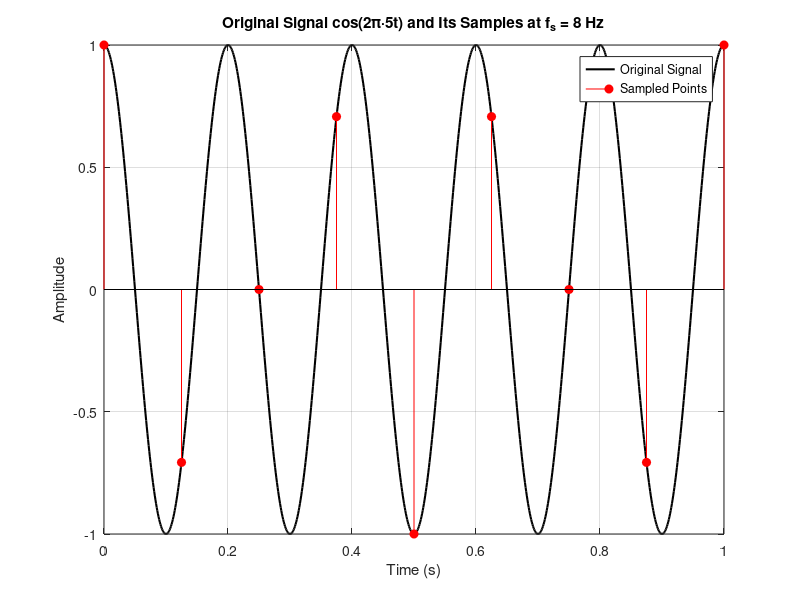
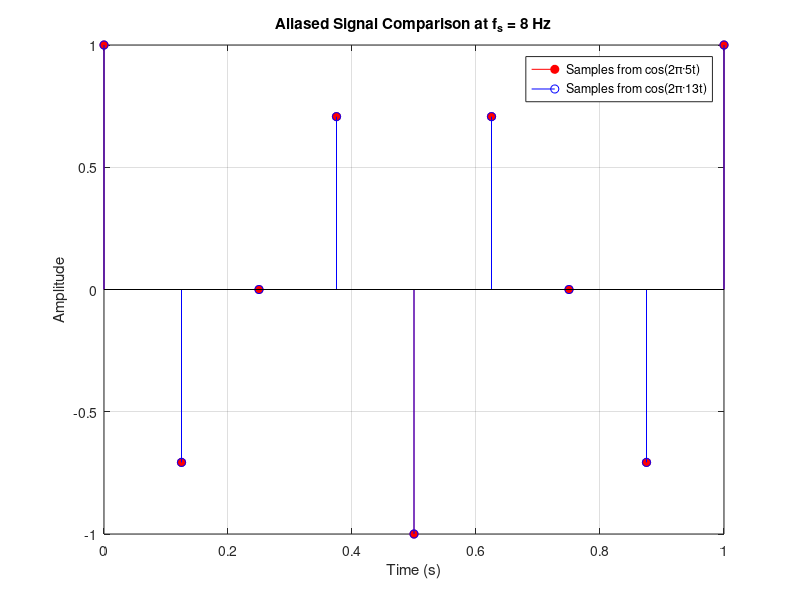

MATLAB code to generate these figures, in order:
% Time vector for visualization (high resolution)
t = 0:0.001:1;  % 1 second duration

% Original signal: cos(2π·5*t)
xt = cos(2*pi*5*t);

% Sampling frequency
fs = 8;  
Ts = 1/fs;
t_sample = 0:Ts:1;  % Sample times

% Sampled version of original signal
x_sample = cos(2*pi*5*t_sample);

% Plot original signal and its samples
figure;
plot(t, xt, 'k', 'LineWidth', 1.5); hold on;
stem(t_sample, x_sample, 'r', 'filled');
title('Original Signal cos(2π·5t) and Its Samples at f_s = 8 Hz');
xlabel('Time (s)');
ylabel('Amplitude');
legend('Original Signal', 'Sampled Points');
grid on;

% Now try another signal: cos(2π·(5 ± 8)t) → Try 13 Hz
x_alias = cos(2*pi*13*t_sample);

% Compare the sampled values
disp("Original samples (5 Hz):");
disp(x_sample);
disp("Aliased samples (13 Hz):");
disp(x_alias);

% Check equality
disp("Difference between samples:");
disp(x_sample - x_alias);  % Should be near-zero

% Optional: overlay both sampled signals
figure;
stem(t_sample, x_sample, 'r', 'filled'); hold on;
stem(t_sample, x_alias, 'b');
legend('Samples from cos(2π·5t)', 'Samples from cos(2π·13t)');
title('Aliased Signal Comparison at f_s = 8 Hz');
xlabel('Time (s)');
ylabel('Amplitude');
grid on;